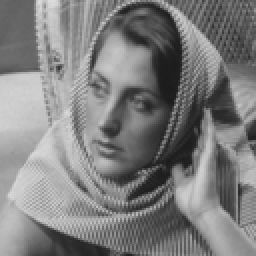
%> input picture data/barbara256.png, 128 x 128 px, shrunk from 256 x 256 before the run (shown 2 times larger)
$ octave sparse_omp.m   (GNU Octave 9; MATLAB toolbox functions it lacks are replaced by stand-ins)
%> lines starting %> are read from the running program, lines starting %| are printed output that depends on the picture
% *******************************************************************************************
% Compressed Sensing Optimization Methods
% Alankar Kotwal <alankar.kotwal@iitb.ac.in>
% Sparse measurement matrix driver file
% Run the code after CDing to this file's directory.
% *******************************************************************************************

% Load the image
im = imread('../data/barbara256.png');
%> im is the input picture: size 128x128 uint8; min 27, max 220, mean 126.4
imSize = size(im);
%> imSize = [128 128]
measSize = imSize - 7;
%> measSize = [121 121]

% Extract patches from the Barbara image
patches = zeros(64, measSize(1), measSize(2));
for i=1:measSize(1)
    for j=1:measSize(2)

        patches(:, i, j) = reshape(im(i:i+7, j:j+7), 64, 1);

    end
end

% Parameters
m = ceil(64*0.05);

% Get the DCT matrix
D = kron(dctmtx(8)', dctmtx(8)');

% Measurement matrix
randNums = randperm(64, m);
phim = zeros(m, 64);
for i=1:m
    phim(i, :) = D(randNums(i), :);
end
A = phim * D;

% Extract measurements using this matrix
meas = zeros(m, measSize(1), measSize(2));
for i=1:measSize(1)
    for j=1:measSize(2)

        meas(:, i, j) = phim*patches(:, i, j);

    end
end

% Add some noise
sigma = 0.05*mean(mean(mean(abs(meas))));
%> sigma = 1.49
meas = meas + sigma*randn(m, measSize(1), measSize(2));

% OMP machao
op = zeros(imSize(1), imSize(2));
opMask = zeros(imSize(1), imSize(2));
sqPatchErr = 0;
for i=1:measSize(1)
    for j=1:measSize(2)

        disp([i j]);

        res = meas(:, i, j);
        suppSet = zeros(1, 64);
        suppSetIdx = 1;
        while(sum(res .* res) > 10000/m^2)

            coeffs = abs(sum(A .* repmat(res, 1, 64))./sum(A .* A));
            [~, idx] = max(coeffs);

            if(isempty(find(suppSet == idx, 1)))
                suppSet(suppSetIdx) = idx;
                suppSetIdx = suppSetIdx + 1;
            end

            Ai = zeros(m, suppSetIdx-1);
            for k=1:suppSetIdx-1
                Ai(:, k) = A(:, suppSet(k));
            end

            si = Ai\meas(:, i, j);

            res = meas(:, i, j);
            for k=1:suppSetIdx-1
                res = res - si(k)*Ai(:, k);
            end

        end

        patch = zeros(64, 1);
        for k=1:suppSetIdx-1
            patch = patch + si(k)*D(:, suppSet(k));
        end
        op(i:i+7, j:j+7) = op(i:i+7, j:j+7) + reshape(patch, 8, 8);
        opMask(i:i+7, j:j+7) = opMask(i:i+7, j:j+7) + ones(8);

        sqPatchErr = sqPatchErr + sum(sum((double(im(i:i+7, j:j+7)) - reshape(patch, 8, 8)).^2));

    end
end
%> this loop made 121 passes
%> (printed output is left out)
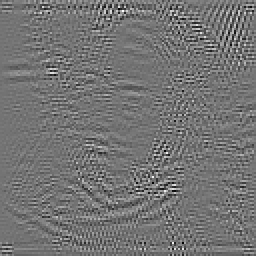
%> op: size 128x128 double (shown 2 times larger); min -10314.9, max 12290.9, mean 0; drawn with min black and max white
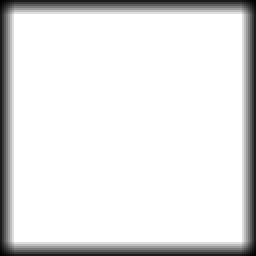
%> opMask: size 128x128 double (shown 2 times larger); min 1, max 64, mean 57.2; drawn with min black and max white
%> after the loop, Ai = [0.00758 -0.00607 0.00307; -0.00475 -0.000208 -0.00192; 0.0057 -0.0049 0.00159; -0.00207 0.00159 0.0347]; sqPatchErr = 5.85e+12; suppSet = 64 values, max 44 at index 1, min 0 at index 4, mean 1

output = op./opMask;
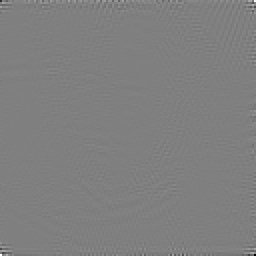
%> output: size 128x128 double (shown 2 times larger); min -2557.8, max 2546.1, mean 0.1; drawn with min black and max white
imshow(output/max(max(output)));
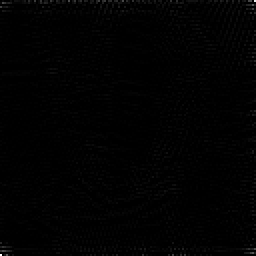
%> displayed picture: size 128x128, on the screen's scale of 0 to 255 (shown 2 times larger); min 0, max 255, mean 1.8

MSPE = sqPatchErr/(measSize(1)*measSize(2));
%> MSPE = 399654770.8
MSIE = sum(sum((output-double(im)).^2))/(imSize(1)*imSize(2));
%> MSIE = 23951.5
disp([MSPE MSIE]);
